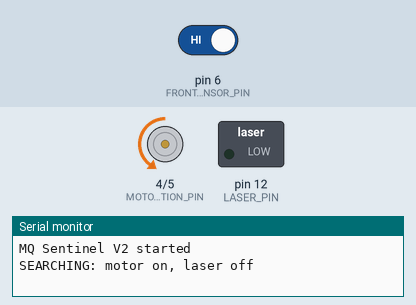
This program was run on a simulated Arduino Nano, built with avr-gcc and run on an emulated ATmega328P. Parts: direction and speed pins drawn as motors (green arrow = direction pin HIGH = forward, orange = LOW = backward, longer = more drive), switched loads named in the program (green lamp = pin HIGH), the last lines printed to the serial monitor. The test bench sets the inputs (shaded band); at power-on: pin 6 (FRONT_SENSOR_PIN) HIGH.

Above: at 1.2 s.
1.3 s: pin 6 (FRONT_SENSOR_PIN) driven LOW
At 2.1 s:
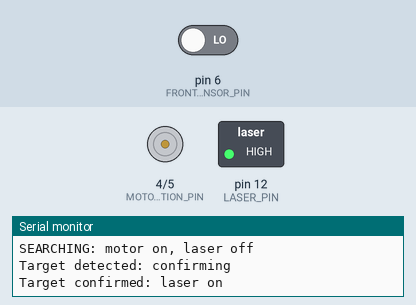
4.3 s: pin 6 (FRONT_SENSOR_PIN) driven HIGH
At 6.9 s:
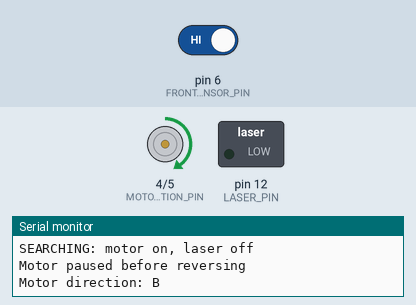
7.3 s: pin 6 (FRONT_SENSOR_PIN) driven LOW
At 10.6 s:
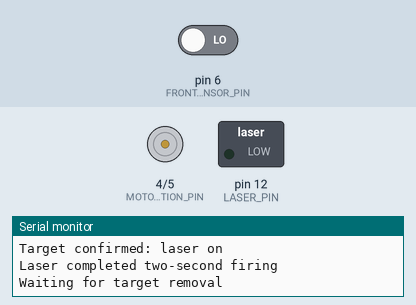
Timing chart, 0 to 12.1 s (numbered marks = the images above; inputs shaded):
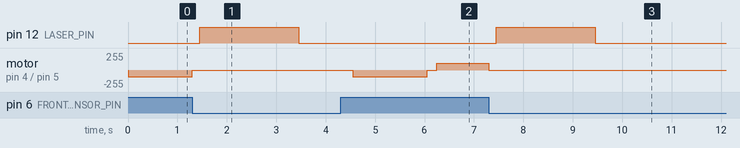

The program:

main.cpp
```cpp
#include <Arduino.h>

// ==================================================
// Pin assignments
// ==================================================

// D2 and D3 are reserved for the motor encoder.
const int ENCODER_A_PIN = 2;
const int ENCODER_B_PIN = 3;

const int MOTOR_DIRECTION_PIN = 4;  // D4 -> DRV8874 PH/IN2
const int MOTOR_SPEED_PIN = 5;      // D5 -> DRV8874 EN/IN1

const int FRONT_SENSOR_PIN = 6;     // D6 -> TSOP38238 OUT

// D7-D11 are reserved for five additional IR sensors.

const int LASER_PIN = 12;           // D12 -> 1k resistor -> transistor base

// ==================================================
// Settings
// ==================================================

const int MOTOR_SPEED = 100;

// Motor runs in each direction for this long.
const unsigned long SEARCH_TIME = 1500;

// Motor stops briefly before reversing.
const unsigned long DIRECTION_PAUSE_TIME = 200;

// Continue treating the target as detected after an IR pulse.
const unsigned long IR_HOLD_TIME = 250;

// Target must remain detected before the laser fires.
const unsigned long CONFIRM_TIME = 150;

// Laser firing duration.
const unsigned long LASER_TIME = 2000;

// ==================================================
// System states
// ==================================================

enum SystemState
{
    SEARCHING,
    CONFIRMING,
    FIRING,
    WAITING_FOR_TARGET_REMOVAL
};

SystemState state = SEARCHING;

// ==================================================
// Variables
// ==================================================

int motorDirection = LOW;

bool motorPausedForReverse = false;
bool irSeen = false;

unsigned long directionStartTime = 0;
unsigned long pauseStartTime = 0;
unsigned long lastIrTime = 0;
unsigned long confirmationStartTime = 0;
unsigned long laserStartTime = 0;

// ==================================================
// Motor functions
// ==================================================

void startMotor()
{
    digitalWrite(MOTOR_DIRECTION_PIN, motorDirection);
    analogWrite(MOTOR_SPEED_PIN, MOTOR_SPEED);
}

void stopMotor()
{
    analogWrite(MOTOR_SPEED_PIN, 0);
}

void reverseMotor()
{
    if (motorDirection == LOW)
    {
        motorDirection = HIGH;
    }
    else
    {
        motorDirection = LOW;
    }

    startMotor();

    Serial.print("Motor direction: ");

    if (motorDirection == LOW)
    {
        Serial.println("A");
    }
    else
    {
        Serial.println("B");
    }
}

// ==================================================
// Laser functions
// ==================================================

void laserOn()
{
    digitalWrite(LASER_PIN, HIGH);
}

void laserOff()
{
    digitalWrite(LASER_PIN, LOW);
}

// ==================================================
// Search functions
// ==================================================

void beginSearching(unsigned long currentTime)
{
    laserOff();

    irSeen = false;
    motorPausedForReverse = false;

    startMotor();

    directionStartTime = currentTime;
    state = SEARCHING;

    Serial.println("SEARCHING: motor on, laser off");
}

void updateSearchMovement(unsigned long currentTime)
{
    // Motor is currently stopped before reversing.
    if (motorPausedForReverse)
    {
        if (currentTime - pauseStartTime >= DIRECTION_PAUSE_TIME)
        {
            reverseMotor();

            directionStartTime = currentTime;
            motorPausedForReverse = false;
        }
    }
    // Motor has completed its current search movement.
    else if (currentTime - directionStartTime >= SEARCH_TIME)
    {
        stopMotor();

        pauseStartTime = currentTime;
        motorPausedForReverse = true;

        Serial.println("Motor paused before reversing");
    }
}

// ==================================================
// Setup
// ==================================================

void setup()
{
    Serial.begin(9600);

    pinMode(FRONT_SENSOR_PIN, INPUT);

    pinMode(MOTOR_DIRECTION_PIN, OUTPUT);
    pinMode(MOTOR_SPEED_PIN, OUTPUT);
    pinMode(LASER_PIN, OUTPUT);

    stopMotor();
    laserOff();

    Serial.println("MQ Sentinel V2 started");

    beginSearching(millis());
}

// ==================================================
// Main loop
// ==================================================

void loop()
{
    unsigned long currentTime = millis();

    // TSOP38238 is active-low.
    if (digitalRead(FRONT_SENSOR_PIN) == LOW)
    {
        lastIrTime = currentTime;
        irSeen = true;
    }

    bool targetDetected =
        irSeen &&
        (currentTime - lastIrTime <= IR_HOLD_TIME);

    switch (state)
    {
        case SEARCHING:
        {
            if (targetDetected)
            {
                stopMotor();
                motorPausedForReverse = false;

                confirmationStartTime = currentTime;
                state = CONFIRMING;

                Serial.println("Target detected: confirming");
            }
            else
            {
                updateSearchMovement(currentTime);
            }

            break;
        }

        case CONFIRMING:
        {
            if (!targetDetected)
            {
                Serial.println("Target lost during confirmation");
                beginSearching(currentTime);
            }
            else if (currentTime - confirmationStartTime >= CONFIRM_TIME)
            {
                laserOn();

                laserStartTime = currentTime;
                state = FIRING;

                Serial.println("Target confirmed: laser on");
            }

            break;
        }

        case FIRING:
        {
            if (!targetDetected)
            {
                laserOff();

                Serial.println("Target lost: laser cancelled");
                beginSearching(currentTime);
            }
            else if (currentTime - laserStartTime >= LASER_TIME)
            {
                laserOff();

                state = WAITING_FOR_TARGET_REMOVAL;

                Serial.println("Laser completed two-second firing");
                Serial.println("Waiting for target removal");
            }

            break;
        }

        case WAITING_FOR_TARGET_REMOVAL:
        {
            // Prevent repeated firing at the same target.
            if (!targetDetected)
            {
                Serial.println("Target removed: restarting search");
                beginSearching(currentTime);
            }

            break;
        }
    }
}
```

Measured:
- after the input at 1.3 s, pin 12 (LASER_PIN): LOW → HIGH after 0.15 s, → LOW 2.0 s later
- after the input at 4.3 s, motor on pin 4 (MOTOR_DIRECTION_PIN) / pin 5 (MOTOR_SPEED_PIN): stopped → backward 100/255 after 0.25 s, → stopped 1.5 s later, → forward 100/255 0.20 s later
- after the input at 7.3 s, pin 12 (LASER_PIN): LOW → HIGH after 0.15 s, → LOW 2.0 s later
